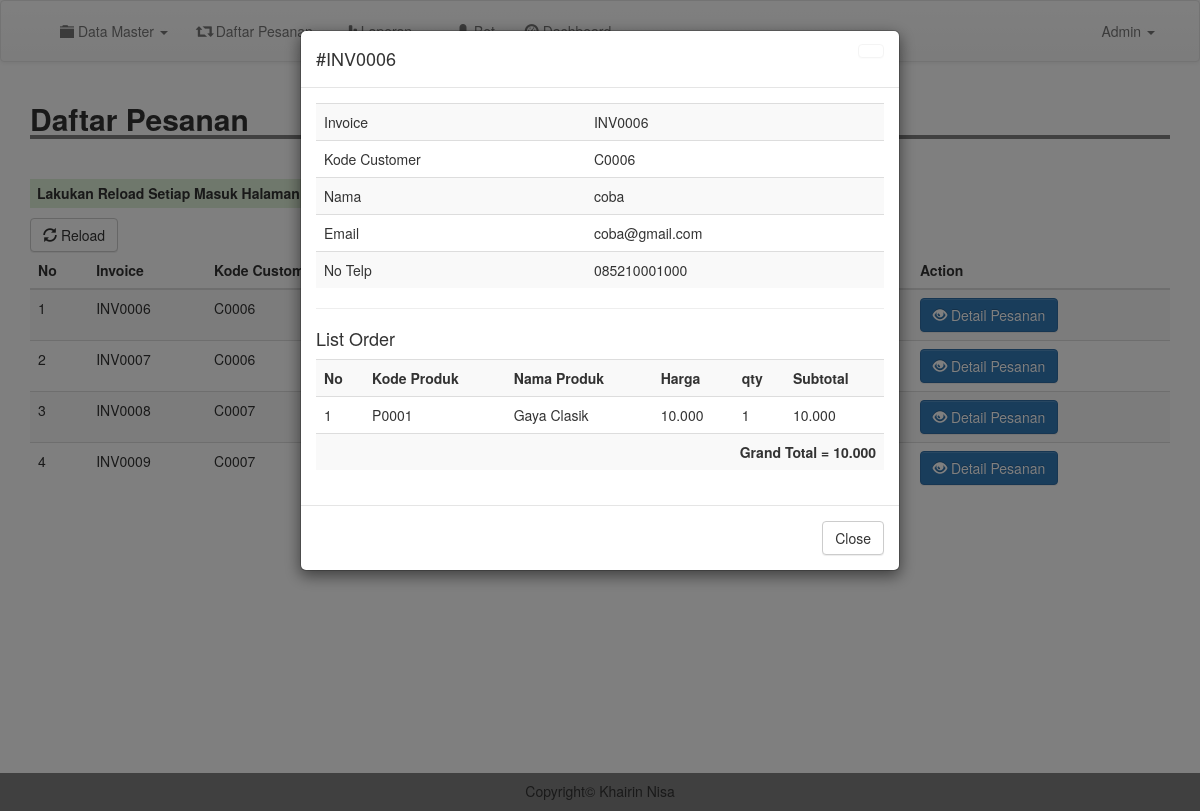
Screenshot of /admin/detailorder.php?inv=INV0006&cs=C0006 (signed in) with the database file from the repository.
### tables this page shows
CREATE TABLE `produksi` (
  `id_order` int(11) NOT NULL,
  `invoice` varchar(200) NOT NULL,
  `kode_customer` varchar(200) NOT NULL,
  `kode_produk` varchar(200) NOT NULL,
  `nama_produk` varchar(200) NOT NULL,
  `qty` int(11) NOT NULL,
  `harga` int(11) NOT NULL,
  `status` varchar(200) NOT NULL,
  `tanggal` date NOT NULL,
  `email` varchar(200) NOT NULL,
  `nohp` varchar(200) NOT NULL,
  `pesan` text NOT NULL,
  `terima` varchar(200) NOT NULL,
  `tolak` varchar(200) NOT NULL,
  `cek` int(11) NOT NULL
);

CREATE TABLE `customer` (
  `kode_customer` varchar(100) NOT NULL,
  `nama` varchar(100) NOT NULL,
  `email` varchar(100) NOT NULL,
  `username` varchar(100) NOT NULL,
  `password` varchar(100) NOT NULL,
  `telp` varchar(200) NOT NULL
);

### admin/detailorder.php (the view, shortened to what this page needs)
<?php
include 'header.php';
$invoices = $_GET['inv'];
$d_order = mysqli_query($conn, "SELECT * FROM produksi WHERE invoice = '$invoices'");
$t_order = mysqli_fetch_assoc($d_order);
$cs = mysqli_query($conn, "SELECT * FROM customer WHERE kode_customer = '".$t_order['kode_customer']."'");
$t_cs = mysqli_fetch_assoc($cs);
?>
<div class="container">
	<h2 style=" width: 100%; border-bottom: 4px solid gray"><b>Daftar Pesanan</b></h2>
	<br>
	<h5 class="bg-success" style="padding: 7px; width: 710px; font-weight: bold;"><marquee>Lakukan Reload Setiap Masuk Halaman ini, untuk menghindari terjadinya kesalahan data dan informasi</marquee></h5>
	<a href="produksi.php" class="btn btn-default"><i class="glyphicon glyphicon-refresh"></i> Reload</a>
	<table class="table table-striped">
		<thead>
			<tr>
				<th scope="col">No</th>
				<th scope="col">Invoice</th>
				<th scope="col">Kode Customer</th>
				<th scope="col">Status</th>
				<th scope="col">Tanggal</th>
				<th scope="col">Action</th>
			</tr>
		</thead>
		<tbody>
			<?php
			$result = mysqli_query($conn, "SELECT DISTINCT invoice, kode_customer, status, kode_produk, qty,terima,tolak, cek FROM produksi group by invoice");
			$no = 1;
			while($row = mysqli_fetch_assoc($result)){
				?>
				<tr>
					<td><?= $no; ?></td>
					<td><?= $row['invoice']; ?></td>
					<td><?= $row['kode_customer']; ?></td>
					<?php if($row['terima'] == 1){ ?>
						<td style="color: green;font-weight: bold;">Pesanan Diterima (Siap Kirim)
							<?php
						}else if($row['tolak'] == 1){
							?>
							<td style="color: red;font-weight: bold;">Pesanan Ditolak
								<?php
							}
								?>
						</td>
						<td>2020/26-01</td>
						<td>
							<a href="detailorder.php?inv=<?= $row['invoice']; ?>&cs=<?= $row['kode_customer']; ?>" type="submit" class="btn btn-primary"><i class="glyphicon glyphicon-eye-open"></i> Detail Pesanan</a>
						</td>
					</tr>
					<?php
					$no++;
				}
				?>
			</tbody>
		</table>
	<button type="hidden" data-toggle="modal" data-target="#myModal" id="btn" style="background-color: #fff; border: #fff;">
	</button>
	<div class="modal fade" id="myModal" tabindex="-1" role="dialog" aria-labelledby="myModalLabel">
		<div class="modal-dialog" role="document">
			<div class="modal-content">
				<div class="modal-header">
					<a href="m_produk.php" class="btn btn-default close"></a>
					<h4 class="modal-title" id="myModalLabel">#<?= $t_order['invoice']; ?></h4>
				</div>
				<div class="modal-body">
					<table class="table table-striped">
						<tr>
							<td>Invoice</td>
							<td><?= $t_order['invoice']; ?></td>
						</tr>
						<tr>
							<td>Kode Customer</td>
							<td><?= $t_order['kode_customer']; ?></td>
						</tr>
						<tr>
							<td>Nama</td>
							<td><?= $t_cs['nama']; ?></td>
						</tr>
						<tr>
							<td>Email</td>
							<td><?php echo  $t_order['email']?></td>
						</tr>
						<tr>
							<td>No Telp</td>
							<td><?= $t_order['nohp']; ?></td>
						</tr>
					</table>
					<hr>
					<h4>List Order</h4>
					<table class="table table-striped">
						<tr>
							<th>No</th>
							<th>Kode Produk</th>
							<th>Nama Produk</th>
							<th>Harga</th>
							<th>qty</th>
							<th>Subtotal</th>
						</tr>
					<?php
						$order = mysqli_query($conn, "SELECT * FROM produksi WHERE invoice = '$invoices'");
						$no = 1;
						$grand = 0;
						while ($list = mysqli_fetch_assoc($order)) {
					 ?>
						<tr>
							<td><?= $no;  ?></td>
							<td><?= $list['kode_produk']; ?></td>
							<td><?= $list['nama_produk']; ?></td>
							<td><?= number_format($list['harga'], 0, ".", ".");  ?></td>
							<td><?= $list['qty'];  ?></td>
							<td><?= number_format($list['harga']*$list['qty'], 0, ".", ".");  ?></td>
						</tr>
					<?php
						$sub = $list['harga'] * $list['qty'];
						$grand += $sub;
						$no++;
						}
					 ?>
						<tr>
							<td colspan="6" class="text-right"><b>Grand Total = <?= number_format($grand, 0, ".", ".");  ?></b></td>
						</tr>
					</table>
				</div>
				<div class="modal-footer">
					<a href="produksi.php" class="btn btn-default">Close</a>
				</div>
			</div>
		</div>
	</div>
	</div>
	<br>
	<br>
	<br>
	<br>
	<br>
	<br>
	<br>
	<br>
	<br>
	<br>
	<br>
	<br>
	<?php
	include 'footer.php';
	?>

### css/style.css (style rules this page uses)
body { margin:0; padding: 0; }

### rows the page displays
produksi: invoice "INV0006", kode_customer "C0006", email "coba@gmail.com", nohp "085210001000", kode_produk "P0001", nama_produk "Gaya Clasik", harga "10.000", qty "1", $list['harga']*$list['qty'] "10.000"
customer: nama "coba"

### other values shown
$row['invoice'] "INV0006"
$row['kode_customer'] "C0006"
$row['invoice'] "INV0007"
$row['invoice'] "INV0008"
$row['kode_customer'] "C0007"
$row['invoice'] "INV0009"
$grand "10.000"
